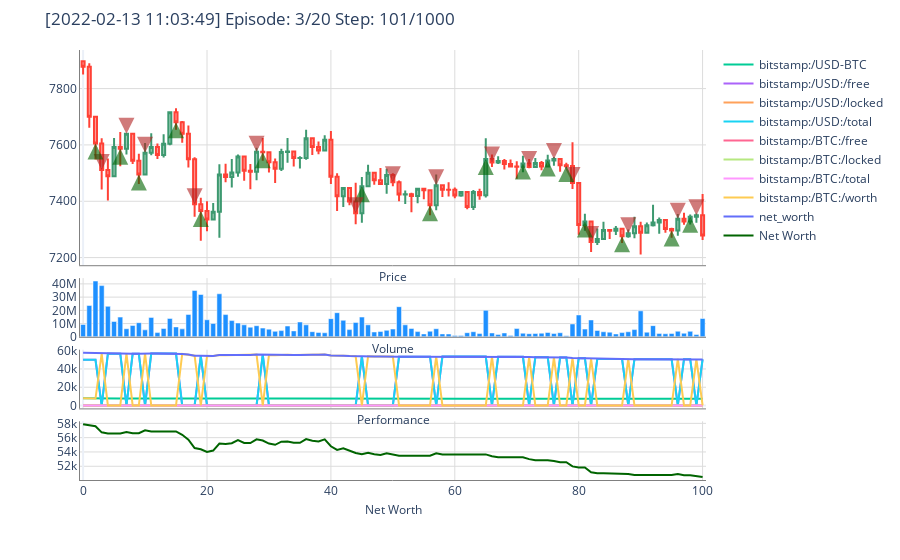

Here is the notebook cell this chart was saved with:
### Code cell
agent = DQNAgent(env)

agent.train(batch_size=batch_size, 
            n_steps=n_steps, 
            n_episodes=n_episodes, 
            memory_capacity=memory_capacity, 
            save_path=save_path)

### Figure 1 — Plotly figure (JSON) as saved in the notebook; plotly's stock layout.template omitted (floating-point values rounded to 4 significant figures)
{"data": [{"close": [7877.0, 7700, 7605.0, 7511.0, 7489.0, 7592.0, 7587.0, 7640.0, 7544.0, 7495.0, 7572.0, 7592.0, 7564.0, 7604.0, 7716.0, 7680.0, 7640.0, 7550.0, 7389.0, 7366.0, 7335, 7362.0, 7495.0, 7486.0, 7502, 7559.0, 7508, 7504.0, 7576.0, 7574.0, 7538.0, 7515, 7575.0, 7577.0, 7554.0, 7554, 7624, 7592.0, 7580.0, 7619.0, 7487.0, 7418.0, 7447.0, 7400.0, 7357.0, 7453.0, 7501.0, 7474.0, 7461.0, 7493.0, 7468.0, 7424.0, 7425.0, 7418.0, 7444, 7439.0, 7386.0, 7457.0, 7441.0, 7440.0, 7420, 7432.0, 7380, 7433.0, 7421.0, 7550, 7538.0, 7543.0, 7532, 7523.0, 7522.0, 7534.0, 7521.0, 7536.0, 7524.0, 7545.0, 7550.0, 7528, 7525.0, 7465.0, 7316, 7328.0, 7255, 7266.0, 7298.0, 7295, 7303.0, 7276, 7287.0, 7311.0, 7288, 7314.0, 7325.0, 7333.0, 7302.0, 7296.0, 7338.0, 7328.0, 7345, 7350.0, 7278.0], "high": [7899.0, 7890.0, 7700.0, 7624.0, 7552.0, 7625, 7646.0, 7640, 7640.0, 7568.0, 7607, 7641.0, 7605, 7638.0, 7719.0, 7730.0, 7685, 7669.0, 7556.0, 7412.0, 7400.0, 7393.0, 7532.0, 7533.0, 7550.0, 7566.0, 7559.0, 7533.0, 7590.0, 7625, 7574.0, 7552.0, 7586, 7625, 7577.0, 7560.0, 7654.0, 7627.0, 7612.0, 7634.0, 7649, 7499.0, 7448.0, 7447.0, 7465.0, 7486.0, 7530, 7501.0, 7518, 7515, 7499.0, 7474, 7438.0, 7430, 7448, 7444, 7440.0, 7495.0, 7457, 7467.0, 7449.0, 7435, 7435, 7440.0, 7445.0, 7624.0, 7566.0, 7560, 7550.0, 7548.0, 7542.0, 7561.0, 7550, 7553.0, 7543, 7565.0, 7557.0, 7554.0, 7537.0, 7610.0, 7467, 7356, 7331.0, 7303.0, 7327.0, 7300, 7312.0, 7303, 7300.0, 7345, 7327.0, 7325.0, 7388.0, 7343.0, 7333.0, 7306.0, 7355, 7359.0, 7353.0, 7357.0, 7425.0], "low": [7850.0, 7661, 7548.0, 7442.0, 7403, 7489.0, 7524.0, 7566.0, 7532.0, 7461.0, 7495.0, 7563.0, 7550.0, 7555.0, 7599, 7654.0, 7608.0, 7520, 7345.0, 7260, 7294.0, 7335, 7270, 7468.0, 7449, 7487, 7473.0, 7442.0, 7474.0, 7544.0, 7502, 7465, 7507.0, 7537, 7523.0, 7517.0, 7547.0, 7564.0, 7566.0, 7580, 7461.0, 7365, 7380.0, 7386.0, 7318.0, 7323.0, 7453.0, 7459.0, 7461.0, 7426.0, 7453.0, 7400, 7390, 7361.0, 7393.0, 7407, 7350.0, 7368.0, 7415.0, 7417.0, 7411.0, 7416.0, 7371.0, 7369.0, 7405.0, 7414.0, 7521.0, 7532, 7513, 7523.0, 7480.0, 7503.0, 7517, 7520.0, 7510.0, 7524.0, 7526.0, 7505.0, 7520.0, 7444.0, 7281, 7296.0, 7220, 7245, 7264.0, 7266, 7280, 7252.0, 7270, 7268.0, 7211.0, 7287.0, 7311.0, 7285.0, 7288, 7270.0, 7277.0, 7317.0, 7318.0, 7324.0, 7262.0], "name": "Price", "open": [7897.0, 7877.0, 7700, 7605.0, 7511.0, 7489.0, 7592.0, 7587.0, 7640.0, 7544.0, 7495.0, 7572.0, 7592.0, 7564.0, 7604.0, 7716.0, 7680.0, 7640.0, 7550.0, 7389.0, 7366.0, 7335, 7362.0, 7495.0, 7486.0, 7502, 7559.0, 7508, 7504.0, 7576.0, 7574.0, 7538.0, 7515, 7575.0, 7577.0, 7554.0, 7554, 7624, 7592.0, 7580.0, 7619.0, 7487.0, 7418.0, 7447.0, 7400.0, 7357.0, 7453.0, 7501.0, 7474.0, 7461.0, 7493.0, 7468.0, 7424.0, 7425.0, 7418.0, 7444, 7439.0, 7386.0, 7457.0, 7441.0, 7440.0, 7420, 7432.0, 7380, 7433.0, 7421.0, 7550, 7538.0, 7543.0, 7532, 7523.0, 7522.0, 7534.0, 7521.0, 7536.0, 7524.0, 7545.0, 7550.0, 7528, 7525.0, 7465.0, 7316, 7328.0, 7255, 7266.0, 7298.0, 7295, 7303.0, 7276, 7287.0, 7311.0, 7288, 7314.0, 7325.0, 7333.0, 7302.0, 7296.0, 7338.0, 7328.0, 7345, 7350.0], "showlegend": false, "type": "candlestick", "uid": "e78e5a4c-d3b9-4d1f-bd30-eeae83f2eadc", "xaxis": "x", "yaxis": "y"}, {"marker": {"color": "DodgerBlue"}, "name": "Volume", "showlegend": false, "type": "bar", "uid": "3be4371e-017b-4326-8423-d3f015b9449a", "xaxis": "x2", "y": [9341499, 23679375, 42144843, 38711817, 23046091, 11600677, 14888548, 6094241, 8604604, 10685862, 5257438, 14664352, 3188242, 6301706, 13889172, 7480289, 6002617, 16903867, 35057708, 31973602, 12886201, 10102897, 32522692, 16802503, 12260896, 10443762, 9058736, 7279139, 8395194, 6595301, 5788166, 4148612, 4698107, 8139157, 4486928, 11175403, 9043745, 3887367, 3304575, 3039465, 13734289, 18239227, 12492663, 5435033, 10871359, 14917243, 9049650, 3658141, 4074227, 4907537, 5873707, 22771698, 9048181, 6299531, 3932256, 2197694, 4224509, 6111490, 2208995, 2151518, 1060098, 989243, 3128328, 3843019, 2457021, 20022015, 2911395, 1688938, 2912290, 1086520, 6238354, 2715302, 2347865, 2479634, 2714086, 3272430, 2477415, 3088611, 822695, 9718115, 16525529, 5823829, 12745960, 4806812, 3804396, 3513579, 2172915, 3193980, 3806815, 5463582, 19633220, 3490627, 8448245, 2567964, 2310869, 2479655, 4213265, 2696668, 4125387, 1728294, 13847406], "yaxis": "y2"}, {"mode": "lines", "name": "bitstamp:/USD-BTC", "type": "scatter", "uid": "a60facbe-35a6-4669-ae71-158018270648", "xaxis": "x3", "y": [7877.0, 7700, 7605.0, 7511.0, 7489.0, 7592.0, 7587.0, 7640.0, 7544.0, 7495.0, 7572.0, 7592.0, 7564.0, 7604.0, 7716.0, 7680.0, 7640.0, 7550.0, 7389.0, 7366.0, 7335, 7362.0, 7495.0, 7486.0, 7502, 7559.0, 7508, 7504.0, 7576.0, 7574.0, 7538.0, 7515, 7575.0, 7577.0, 7554.0, 7554, 7624, 7592.0, 7580.0, 7619.0, 7487.0, 7418.0, 7447.0, 7400.0, 7357.0, 7453.0, 7501.0, 7474.0, 7461.0, 7493.0, 7468.0, 7424.0, 7425.0, 7418.0, 7444, 7439.0, 7386.0, 7457.0, 7441.0, 7440.0, 7420, 7432.0, 7380, 7433.0, 7421.0, 7550, 7538.0, 7543.0, 7532, 7523.0, 7522.0, 7534.0, 7521.0, 7536.0, 7524.0, 7545.0, 7550.0, 7528, 7525.0, 7465.0, 7316, 7328.0, 7255, 7266.0, 7298.0, 7295, 7303.0, 7276, 7287.0, 7311.0, 7288, 7314.0, 7325.0, 7333.0, 7302.0, 7296.0, 7338.0, 7328.0, 7345, 7350.0, 7278.0], "yaxis": "y3"}, {"mode": "lines", "name": "bitstamp:/USD:/free", "type": "scatter", "uid": "f927e52d-28ef-48a7-9a4f-7d945983a6d4", "xaxis": "x3", "y": [50000, 50000, 50000, 0, 56570.0, 56570.0, 56570.0, 0, 56630.0, 56630.0, 0, 56870.0, 56870.0, 56870.0, 56870.0, 56870.0, 0, 0, 0, 54380.0, 0, 0, 0, 0, 0, 0, 0, 0, 0, 55600.0, 0, 0, 0, 0, 0, 0, 0, 0, 0, 0, 0, 0, 0, 0, 0, 53690.0, 0, 0, 0, 0, 0, 53470.0, 53470.0, 53470.0, 53470.0, 53470.0, 53470.0, 0, 53660.0, 53660.0, 53660.0, 53660.0, 53660.0, 53660.0, 53660.0, 53660.0, 0, 53250.0, 53250.0, 53250.0, 53250.0, 53250.0, 0, 52840.0, 52840.0, 52840.0, 0, 52560.0, 52560.0, 0, 51830.0, 51830.0, 0, 51010.0, 51010.0, 51010.0, 51010.0, 51010.0, 0, 50780.0, 50780.0, 50780.0, 50780.0, 50780.0, 50780.0, 50780.0, 0, 50760.0, 50760.0, 0, 50490.0], "yaxis": "y3"}, {"mode": "lines", "name": "bitstamp:/USD:/locked", "type": "scatter", "uid": "251fce12-ea0d-4604-9ae9-7e3bf5e849f6", "xaxis": "x3", "y": [0, 0, 0, 0, 0, 0, 0, 0, 0, 0, 0, 0, 0, 0, 0, 0, 0, 0, 0, 0, 0, 0, 0, 0, 0, 0, 0, 0, 0, 0, 0, 0, 0, 0, 0, 0, 0, 0, 0, 0, 0, 0, 0, 0, 0, 0, 0, 0, 0, 0, 0, 0, 0, 0, 0, 0, 0, 0, 0, 0, 0, 0, 0, 0, 0, 0, 0, 0, 0, 0, 0, 0, 0, 0, 0, 0, 0, 0, 0, 0, 0, 0, 0, 0, 0, 0, 0, 0, 0, 0, 0, 0, 0, 0, 0, 0, 0, 0, 0, 0, 0], "yaxis": "y3"}, {"mode": "lines", "name": "bitstamp:/USD:/total", "type": "scatter", "uid": "77764d5f-e483-4f2f-8eb1-b2312dfa32c0", "xaxis": "x3", "y": [50000, 50000, 50000, 0, 56570.0, 56570.0, 56570.0, 0, 56630.0, 56630.0, 0, 56870.0, 56870.0, 56870.0, 56870.0, 56870.0, 0, 0, 0, 54380.0, 0, 0, 0, 0, 0, 0, 0, 0, 0, 55600.0, 0, 0, 0, 0, 0, 0, 0, 0, 0, 0, 0, 0, 0, 0, 0, 53690.0, 0, 0, 0, 0, 0, 53470.0, 53470.0, 53470.0, 53470.0, 53470.0, 53470.0, 0, 53660.0, 53660.0, 53660.0, 53660.0, 53660.0, 53660.0, 53660.0, 53660.0, 0, 53250.0, 53250.0, 53250.0, 53250.0, 53250.0, 0, 52840.0, 52840.0, 52840.0, 0, 52560.0, 52560.0, 0, 51830.0, 51830.0, 0, 51010.0, 51010.0, 51010.0, 51010.0, 51010.0, 0, 50780.0, 50780.0, 50780.0, 50780.0, 50780.0, 50780.0, 50780.0, 0, 50760.0, 50760.0, 0, 50490.0], "yaxis": "y3"}, {"mode": "lines", "name": "bitstamp:/BTC:/free", "type": "scatter", "uid": "963878b5-1a7d-4f7a-b578-b32d9ddaef3e", "xaxis": "x3", "y": [1, 1, 1, 7.555, 0, 0, 0, 7.434, 0, 0, 7.533, 0, 0, 0, 0, 0, 7.382, 7.382, 7.382, 0, 7.361, 7.361, 7.361, 7.361, 7.361, 7.361, 7.361, 7.361, 7.361, 0, 7.319, 7.319, 7.319, 7.319, 7.319, 7.319, 7.319, 7.319, 7.319, 7.319, 7.319, 7.319, 7.319, 7.319, 7.319, 0, 7.182, 7.182, 7.182, 7.182, 7.182, 0, 0, 0, 0, 0, 0, 7.218, 0, 0, 0, 0, 0, 0, 0, 0, 7.086, 0, 0, 0, 0, 0, 7.047, 0, 0, 0, 6.982, 0, 0, 6.964, 0, 0, 7.052, 0, 0, 0, 0, 0, 6.989, 0, 0, 0, 0, 0, 0, 0, 6.938, 0, 0, 6.89, 0], "yaxis": "y3"}, {"mode": "lines", "name": "bitstamp:/BTC:/locked", "type": "scatter", "uid": "095622c5-0bed-49f6-8f18-0e7249548fd9", "xaxis": "x3", "y": [0, 0, 0, 0, 0, 0, 0, 0, 0, 0, 0, 0, 0, 0, 0, 0, 0, 0, 0, 0, 0, 0, 0, 0, 0, 0, 0, 0, 0, 0, 0, 0, 0, 0, 0, 0, 0, 0, 0, 0, 0, 0, 0, 0, 0, 0, 0, 0, 0, 0, 0, 0, 0, 0, 0, 0, 0, 0, 0, 0, 0, 0, 0, 0, 0, 0, 0, 0, 0, 0, 0, 0, 0, 0, 0, 0, 0, 0, 0, 0, 0, 0, 0, 0, 0, 0, 0, 0, 0, 0, 0, 0, 0, 0, 0, 0, 0, 0, 0, 0, 0], "yaxis": "y3"}, {"mode": "lines", "name": "bitstamp:/BTC:/total", "type": "scatter", "uid": "9226f8bd-7022-4602-ab23-434959023760", "xaxis": "x3", "y": [1, 1, 1, 7.555, 0, 0, 0, 7.434, 0, 0, 7.533, 0, 0, 0, 0, 0, 7.382, 7.382, 7.382, 0, 7.361, 7.361, 7.361, 7.361, 7.361, 7.361, 7.361, 7.361, 7.361, 0, 7.319, 7.319, 7.319, 7.319, 7.319, 7.319, 7.319, 7.319, 7.319, 7.319, 7.319, 7.319, 7.319, 7.319, 7.319, 0, 7.182, 7.182, 7.182, 7.182, 7.182, 0, 0, 0, 0, 0, 0, 7.218, 0, 0, 0, 0, 0, 0, 0, 0, 7.086, 0, 0, 0, 0, 0, 7.047, 0, 0, 0, 6.982, 0, 0, 6.964, 0, 0, 7.052, 0, 0, 0, 0, 0, 6.989, 0, 0, 0, 0, 0, 0, 0, 6.938, 0, 0, 6.89, 0], "yaxis": "y3"}, {"mode": "lines", "name": "bitstamp:/BTC:/worth", "type": "scatter", "uid": "ceefc1e0-d22f-4db9-bdc1-b1687bddb8f5", "xaxis": "x3", "y": [7877.0, 7700, 7605.0, 56740.0, 0, 0, 0, 56800.0, 0, 0, 57040.0, 0, 0, 0, 0, 0, 56400.0, 55730.0, 54550.0, 0, 54000.0, 54200.0, 55170.0, 55110.0, 55230.0, 55640.0, 55270.0, 55240.0, 55770.0, 0, 55170.0, 55000.0, 55440.0, 55450.0, 55280.0, 55290.0, 55800.0, 55570.0, 55480.0, 55760.0, 54800.0, 54290.0, 54500.0, 54160.0, 53850.0, 0, 53870.0, 53680.0, 53580.0, 53810.0, 53630.0, 0, 0, 0, 0, 0, 0, 53820.0, 0, 0, 0, 0, 0, 0, 0, 0, 53410.0, 0, 0, 0, 0, 0, 53000.0, 0, 0, 0, 52720.0, 0, 0, 51980.0, 0, 0, 51160.0, 0, 0, 0, 0, 0, 50930.0, 0, 0, 0, 0, 0, 0, 0, 50910.0, 0, 0, 50640.0, 0], "yaxis": "y3"}, {"mode": "lines", "name": "net_worth", "type": "scatter", "uid": "3122d520-b4ad-44f8-b5de-8016c18fa171", "xaxis": "x3", "y": [57880.0, 57700, 57610.0, 56740.0, 56570.0, 56570.0, 56570.0, 56800.0, 56630.0, 56630.0, 57040.0, 56870.0, 56870.0, 56870.0, 56870.0, 56870.0, 56400.0, 55730.0, 54550.0, 54380.0, 54000.0, 54200.0, 55170.0, 55110.0, 55230.0, 55640.0, 55270.0, 55240.0, 55770.0, 55600.0, 55170.0, 55000.0, 55440.0, 55450.0, 55280.0, 55290.0, 55800.0, 55570.0, 55480.0, 55760.0, 54800.0, 54290.0, 54500.0, 54160.0, 53850.0, 53690.0, 53870.0, 53680.0, 53580.0, 53810.0, 53630.0, 53470.0, 53470.0, 53470.0, 53470.0, 53470.0, 53470.0, 53820.0, 53660.0, 53660.0, 53660.0, 53660.0, 53660.0, 53660.0, 53660.0, 53660.0, 53410.0, 53250.0, 53250.0, 53250.0, 53250.0, 53250.0, 53000.0, 52840.0, 52840.0, 52840.0, 52720.0, 52560.0, 52560.0, 51980.0, 51830.0, 51830.0, 51160.0, 51010.0, 51010.0, 51010.0, 51010.0, 51010.0, 50930.0, 50780.0, 50780.0, 50780.0, 50780.0, 50780.0, 50780.0, 50780.0, 50910.0, 50760.0, 50760.0, 50640.0, 50490.0], "yaxis": "y3"}, {"marker": {"color": "DarkGreen"}, "mode": "lines", "name": "Net Worth", "type": "scatter", "uid": "b3d0afbc-6a63-49f6-8ff6-b33a1e9806d6", "xaxis": "x4", "y": [57880.0, 57700, 57610.0, 56740.0, 56570.0, 56570.0, 56570.0, 56800.0, 56630.0, 56630.0, 57040.0, 56870.0, 56870.0, 56870.0, 56870.0, 56870.0, 56400.0, 55730.0, 54550.0, 54380.0, 54000.0, 54200.0, 55170.0, 55110.0, 55230.0, 55640.0, 55270.0, 55240.0, 55770.0, 55600.0, 55170.0, 55000.0, 55440.0, 55450.0, 55280.0, 55290.0, 55800.0, 55570.0, 55480.0, 55760.0, 54800.0, 54290.0, 54500.0, 54160.0, 53850.0, 53690.0, 53870.0, 53680.0, 53580.0, 53810.0, 53630.0, 53470.0, 53470.0, 53470.0, 53470.0, 53470.0, 53470.0, 53820.0, 53660.0, 53660.0, 53660.0, 53660.0, 53660.0, 53660.0, 53660.0, 53660.0, 53410.0, 53250.0, 53250.0, 53250.0, 53250.0, 53250.0, 53000.0, 52840.0, 52840.0, 52840.0, 52720.0, 52560.0, 52560.0, 51980.0, 51830.0, 51830.0, 51160.0, 51010.0, 51010.0, 51010.0, 51010.0, 51010.0, 50930.0, 50780.0, 50780.0, 50780.0, 50780.0, 50780.0, 50780.0, 50780.0, 50910.0, 50760.0, 50760.0, 50640.0, 50490.0], "yaxis": "y4"}], "layout": {"annotations": [{"arrowcolor": "FireBrick", "arrowhead": 2, "arrowsize": 0.8, "arrowwidth": 4, "ax": 0, "ay": -15, "hoverlabel": {"bgcolor": "FireBrick"}, "hovertext": "Step 100 [2018-05-27 05:00 PM]<br>SELL 6.86902866 BTC @ 7350.1 USD MARKET<br>Total: 50488.05 USD - Comm.: 0.02066909 BTC", "opacity": 0.6, "showarrow": true, "x": 99, "xref": "x", "y": 7350.0, "yref": "y"}, {"arrowcolor": "DarkGreen", "arrowhead": 2, "arrowsize": 0.8, "arrowwidth": 4, "ax": 0, "ay": 15, "hoverlabel": {"bgcolor": "DarkGreen"}, "hovertext": "Step 99 [2018-05-27 04:00 PM]<br>BUY 6.88969775 BTC @ 7345.0 USD MARKET<br>Total: 50604.83 USD - Comm.: 152.27 USD", "opacity": 0.6, "showarrow": true, "x": 98, "xref": "x", "y": 7345, "yref": "y"}, {"arrowcolor": "FireBrick", "arrowhead": 2, "arrowsize": 0.8, "arrowwidth": 4, "ax": 0, "ay": -15, "hoverlabel": {"bgcolor": "FireBrick"}, "hovertext": "Step 97 [2018-05-27 02:00 PM]<br>SELL 6.91739788 BTC @ 7337.6 USD MARKET<br>Total: 50757.1 USD - Comm.: 0.02081464 BTC", "opacity": 0.6, "showarrow": true, "x": 96, "xref": "x", "y": 7338.0, "yref": "y"}, {"arrowcolor": "DarkGreen", "arrowhead": 2, "arrowsize": 0.8, "arrowwidth": 4, "ax": 0, "ay": 15, "hoverlabel": {"bgcolor": "DarkGreen"}, "hovertext": "Step 96 [2018-05-27 01:00 PM]<br>BUY 6.93821252 BTC @ 7296.3 USD MARKET<br>Total: 50623.28 USD - Comm.: 152.33 USD", "opacity": 0.6, "showarrow": true, "x": 95, "xref": "x", "y": 7296.0, "yref": "y"}, {"arrowcolor": "FireBrick", "arrowhead": 2, "arrowsize": 0.8, "arrowwidth": 4, "ax": 0, "ay": -15, "hoverlabel": {"bgcolor": "FireBrick"}, "hovertext": "Step 89 [2018-05-27 06:00 AM]<br>SELL 6.96835446 BTC @ 7286.6 USD MARKET<br>Total: 50775.61 USD - Comm.: 0.02096797 BTC", "opacity": 0.6, "showarrow": true, "x": 88, "xref": "x", "y": 7287.0, "yref": "y"}, {"arrowcolor": "DarkGreen", "arrowhead": 2, "arrowsize": 0.8, "arrowwidth": 4, "ax": 0, "ay": 15, "hoverlabel": {"bgcolor": "DarkGreen"}, "hovertext": "Step 88 [2018-05-27 05:00 AM]<br>BUY 6.98932243 BTC @ 7276.0 USD MARKET<br>Total: 50854.31 USD - Comm.: 153.02 USD", "opacity": 0.6, "showarrow": true, "x": 87, "xref": "x", "y": 7276, "yref": "y"}, {"arrowcolor": "FireBrick", "arrowhead": 2, "arrowsize": 0.8, "arrowwidth": 4, "ax": 0, "ay": -15, "hoverlabel": {"bgcolor": "FireBrick"}, "hovertext": "Step 83 [2018-05-27 12:00 AM]<br>SELL 7.0306453 BTC @ 7255.0 USD MARKET<br>Total: 51007.33 USD - Comm.: 0.02115540 BTC", "opacity": 0.6, "showarrow": true, "x": 82, "xref": "x", "y": 7255, "yref": "y"}, {"arrowcolor": "DarkGreen", "arrowhead": 2, "arrowsize": 0.8, "arrowwidth": 4, "ax": 0, "ay": 15, "hoverlabel": {"bgcolor": "DarkGreen"}, "hovertext": "Step 82 [2018-05-26 11:00 PM]<br>BUY 7.0518007 BTC @ 7327.7 USD MARKET<br>Total: 51673.48 USD - Comm.: 155.49 USD", "opacity": 0.6, "showarrow": true, "x": 81, "xref": "x", "y": 7328.0, "yref": "y"}, {"arrowcolor": "FireBrick", "arrowhead": 2, "arrowsize": 0.8, "arrowwidth": 4, "ax": 0, "ay": -15, "hoverlabel": {"bgcolor": "FireBrick"}, "hovertext": "Step 80 [2018-05-26 09:00 PM]<br>SELL 6.94320822 BTC @ 7464.7 USD MARKET<br>Total: 51828.97 USD - Comm.: 0.02089230 BTC", "opacity": 0.6, "showarrow": true, "x": 79, "xref": "x", "y": 7465.0, "yref": "y"}, {"arrowcolor": "DarkGreen", "arrowhead": 2, "arrowsize": 0.8, "arrowwidth": 4, "ax": 0, "ay": 15, "hoverlabel": {"bgcolor": "DarkGreen"}, "hovertext": "Step 79 [2018-05-26 08:00 PM]<br>BUY 6.96410052 BTC @ 7524.9 USD MARKET<br>Total: 52404.16 USD - Comm.: 157.69 USD", "opacity": 0.6, "showarrow": true, "x": 78, "xref": "x", "y": 7525.0, "yref": "y"}, {"arrowcolor": "FireBrick", "arrowhead": 2, "arrowsize": 0.8, "arrowwidth": 4, "ax": 0, "ay": -15, "hoverlabel": {"bgcolor": "FireBrick"}, "hovertext": "Step 77 [2018-05-26 06:00 PM]<br>SELL 6.96146605 BTC @ 7550.4 USD MARKET<br>Total: 52561.85 USD - Comm.: 0.02094724 BTC", "opacity": 0.6, "showarrow": true, "x": 76, "xref": "x", "y": 7550.0, "yref": "y"}, {"arrowcolor": "DarkGreen", "arrowhead": 2, "arrowsize": 0.8, "arrowwidth": 4, "ax": 0, "ay": 15, "hoverlabel": {"bgcolor": "DarkGreen"}, "hovertext": "Step 76 [2018-05-26 05:00 PM]<br>BUY 6.98241329 BTC @ 7544.9 USD MARKET<br>Total: 52681.61 USD - Comm.: 158.52 USD", "opacity": 0.6, "showarrow": true, "x": 75, "xref": "x", "y": 7545.0, "yref": "y"}, {"arrowcolor": "FireBrick", "arrowhead": 2, "arrowsize": 0.8, "arrowwidth": 4, "ax": 0, "ay": -15, "hoverlabel": {"bgcolor": "FireBrick"}, "hovertext": "Step 73 [2018-05-26 02:00 PM]<br>SELL 7.02549208 BTC @ 7521.2 USD MARKET<br>Total: 52840.13 USD - Comm.: 0.02113990 BTC", "opacity": 0.6, "showarrow": true, "x": 72, "xref": "x", "y": 7521.0, "yref": "y"}, {"arrowcolor": "DarkGreen", "arrowhead": 2, "arrowsize": 0.8, "arrowwidth": 4, "ax": 0, "ay": 15, "hoverlabel": {"bgcolor": "DarkGreen"}, "hovertext": "Step 72 [2018-05-26 01:00 PM]<br>BUY 7.04663198 BTC @ 7534.1 USD MARKET<br>Total: 53090.03 USD - Comm.: 159.75 USD", "opacity": 0.6, "showarrow": true, "x": 71, "xref": "x", "y": 7534.0, "yref": "y"}, {"arrowcolor": "FireBrick", "arrowhead": 2, "arrowsize": 0.8, "arrowwidth": 4, "ax": 0, "ay": -15, "hoverlabel": {"bgcolor": "FireBrick"}, "hovertext": "Step 67 [2018-05-26 08:00 AM]<br>SELL 7.06436565 BTC @ 7537.8 USD MARKET<br>Total: 53249.78 USD - Comm.: 0.02125687 BTC", "opacity": 0.6, "showarrow": true, "x": 66, "xref": "x", "y": 7538.0, "yref": "y"}, {"arrowcolor": "DarkGreen", "arrowhead": 2, "arrowsize": 0.8, "arrowwidth": 4, "ax": 0, "ay": 15, "hoverlabel": {"bgcolor": "DarkGreen"}, "hovertext": "Step 66 [2018-05-26 07:00 AM]<br>BUY 7.08562252 BTC @ 7550.0 USD MARKET<br>Total: 53496.45 USD - Comm.: 160.97 USD", "opacity": 0.6, "showarrow": true, "x": 65, "xref": "x", "y": 7550, "yref": "y"}, {"arrowcolor": "FireBrick", "arrowhead": 2, "arrowsize": 0.8, "arrowwidth": 4, "ax": 0, "ay": -15, "hoverlabel": {"bgcolor": "FireBrick"}, "hovertext": "Step 58 [2018-05-25 11:00 PM]<br>SELL 7.19586731 BTC @ 7456.7 USD MARKET<br>Total: 53657.42 USD - Comm.: 0.02165256 BTC", "opacity": 0.6, "showarrow": true, "x": 57, "xref": "x", "y": 7457.0, "yref": "y"}, {"arrowcolor": "DarkGreen", "arrowhead": 2, "arrowsize": 0.8, "arrowwidth": 4, "ax": 0, "ay": 15, "hoverlabel": {"bgcolor": "DarkGreen"}, "hovertext": "Step 57 [2018-05-25 10:00 PM]<br>BUY 7.21751987 BTC @ 7385.9 USD MARKET<br>Total: 53307.88 USD - Comm.: 160.40 USD", "opacity": 0.6, "showarrow": true, "x": 56, "xref": "x", "y": 7386.0, "yref": "y"}, {"arrowcolor": "FireBrick", "arrowhead": 2, "arrowsize": 0.8, "arrowwidth": 4, "ax": 0, "ay": -15, "hoverlabel": {"bgcolor": "FireBrick"}, "hovertext": "Step 51 [2018-05-25 04:00 PM]<br>SELL 7.16003474 BTC @ 7467.6 USD MARKET<br>Total: 53468.28 USD - Comm.: 0.02154474 BTC", "opacity": 0.6, "showarrow": true, "x": 50, "xref": "x", "y": 7468.0, "yref": "y"}, {"arrowcolor": "DarkGreen", "arrowhead": 2, "arrowsize": 0.8, "arrowwidth": 4, "ax": 0, "ay": 15, "hoverlabel": {"bgcolor": "DarkGreen"}, "hovertext": "Step 46 [2018-05-25 11:00 AM]<br>BUY 7.18157948 BTC @ 7453.1 USD MARKET<br>Total: 53525.03 USD - Comm.: 161.06 USD", "opacity": 0.6, "showarrow": true, "x": 45, "xref": "x", "y": 7453.0, "yref": "y"}, {"arrowcolor": "FireBrick", "arrowhead": 2, "arrowsize": 0.8, "arrowwidth": 4, "ax": 0, "ay": -15, "hoverlabel": {"bgcolor": "FireBrick"}, "hovertext": "Step 45 [2018-05-25 10:00 AM]<br>SELL 7.29698227 BTC @ 7357.3 USD MARKET<br>Total: 53686.09 USD - Comm.: 0.02195682 BTC", "opacity": 0.6, "showarrow": true, "x": 44, "xref": "x", "y": 7357.0, "yref": "y"}, {"arrowcolor": "DarkGreen", "arrowhead": 2, "arrowsize": 0.8, "arrowwidth": 4, "ax": 0, "ay": 15, "hoverlabel": {"bgcolor": "DarkGreen"}, "hovertext": "Step 30 [2018-05-24 07:00 PM]<br>BUY 7.31893909 BTC @ 7573.86 USD MARKET<br>Total: 55432.62 USD - Comm.: 166.80 USD", "opacity": 0.6, "showarrow": true, "x": 29, "xref": "x", "y": 7574.0, "yref": "y"}, {"arrowcolor": "FireBrick", "arrowhead": 2, "arrowsize": 0.8, "arrowwidth": 4, "ax": 0, "ay": -15, "hoverlabel": {"bgcolor": "FireBrick"}, "hovertext": "Step 29 [2018-05-24 06:00 PM]<br>SELL 7.33929526 BTC @ 7575.58 USD MARKET<br>Total: 55599.42 USD - Comm.: 0.02208414 BTC", "opacity": 0.6, "showarrow": true, "x": 28, "xref": "x", "y": 7576.0, "yref": "y"}, {"arrowcolor": "DarkGreen", "arrowhead": 2, "arrowsize": 0.8, "arrowwidth": 4, "ax": 0, "ay": 15, "hoverlabel": {"bgcolor": "DarkGreen"}, "hovertext": "Step 20 [2018-05-24 09:00 AM]<br>BUY 7.3613794 BTC @ 7365.5 USD MARKET<br>Total: 54220.24 USD - Comm.: 163.15 USD", "opacity": 0.6, "showarrow": true, "x": 19, "xref": "x", "y": 7366.0, "yref": "y"}, {"arrowcolor": "FireBrick", "arrowhead": 2, "arrowsize": 0.8, "arrowwidth": 4, "ax": 0, "ay": -15, "hoverlabel": {"bgcolor": "FireBrick"}, "hovertext": "Step 19 [2018-05-24 08:00 AM]<br>SELL 7.35964877 BTC @ 7389.4 USD MARKET<br>Total: 54383.39 USD - Comm.: 0.02214538 BTC", "opacity": 0.6, "showarrow": true, "x": 18, "xref": "x", "y": 7389.0, "yref": "y"}, {"arrowcolor": "DarkGreen", "arrowhead": 2, "arrowsize": 0.8, "arrowwidth": 4, "ax": 0, "ay": 15, "hoverlabel": {"bgcolor": "DarkGreen"}, "hovertext": "Step 16 [2018-05-24 05:00 AM]<br>BUY 7.38179415 BTC @ 7680.5 USD MARKET<br>Total: 56695.87 USD - Comm.: 170.60 USD", "opacity": 0.6, "showarrow": true, "x": 15, "xref": "x", "y": 7680.0, "yref": "y"}, {"arrowcolor": "FireBrick", "arrowhead": 2, "arrowsize": 0.8, "arrowwidth": 4, "ax": 0, "ay": -15, "hoverlabel": {"bgcolor": "FireBrick"}, "hovertext": "Step 11 [2018-05-24 12:00 AM]<br>SELL 7.51029745 BTC @ 7571.8 USD MARKET<br>Total: 56866.47 USD - Comm.: 0.02259869 BTC", "opacity": 0.6, "showarrow": true, "x": 10, "xref": "x", "y": 7572.0, "yref": "y"}, {"arrowcolor": "DarkGreen", "arrowhead": 2, "arrowsize": 0.8, "arrowwidth": 4, "ax": 0, "ay": 15, "hoverlabel": {"bgcolor": "DarkGreen"}, "hovertext": "Step 10 [2018-05-23 11:00 PM]<br>BUY 7.53289614 BTC @ 7494.8 USD MARKET<br>Total: 56457.55 USD - Comm.: 169.88 USD", "opacity": 0.6, "showarrow": true, "x": 9, "xref": "x", "y": 7495.0, "yref": "y"}, {"arrowcolor": "FireBrick", "arrowhead": 2, "arrowsize": 0.8, "arrowwidth": 4, "ax": 0, "ay": -15, "hoverlabel": {"bgcolor": "FireBrick"}, "hovertext": "Step 8 [2018-05-23 09:00 PM]<br>SELL 7.41206449 BTC @ 7639.9 USD MARKET<br>Total: 56627.43 USD - Comm.: 0.02230310 BTC", "opacity": 0.6, "showarrow": true, "x": 7, "xref": "x", "y": 7640.0, "yref": "y"}, {"arrowcolor": "DarkGreen", "arrowhead": 2, "arrowsize": 0.8, "arrowwidth": 4, "ax": 0, "ay": 15, "hoverlabel": {"bgcolor": "DarkGreen"}, "hovertext": "Step 7 [2018-05-23 08:00 PM]<br>BUY 7.43436759 BTC @ 7586.8 USD MARKET<br>Total: 56403.06 USD - Comm.: 169.72 USD", "opacity": 0.6, "showarrow": true, "x": 6, "xref": "x", "y": 7587.0, "yref": "y"}, {"arrowcolor": "FireBrick", "arrowhead": 2, "arrowsize": 0.8, "arrowwidth": 4, "ax": 0, "ay": -15, "hoverlabel": {"bgcolor": "FireBrick"}, "hovertext": "Step 4 [2018-05-23 05:00 PM]<br>SELL 7.53188968 BTC @ 7511.1 USD MARKET<br>Total: 56572.78 USD - Comm.: 0.02266366 BTC", "opacity": 0.6, "showarrow": true, "x": 3, "xref": "x", "y": 7511.0, "yref": "y"}, {"arrowcolor": "DarkGreen", "arrowhead": 2, "arrowsize": 0.8, "arrowwidth": 4, "ax": 0, "ay": 15, "hoverlabel": {"bgcolor": "DarkGreen"}, "hovertext": "Step 3 [2018-05-23 04:00 PM]<br>BUY 6.55455334 BTC @ 7605.4 USD MARKET<br>Total: 49850.0 USD - Comm.: 150.00 USD", "opacity": 0.6, "showarrow": true, "x": 2, "xref": "x", "y": 7605.0, "yref": "y"}], "margin": {"t": 50}, "title": {"text": "[2022-02-13 11:03:49] Episode: 3/20 Step: 101/1000"}, "xaxis": {"anchor": "y", "domain": [0, 1], "gridcolor": "Gainsboro", "linecolor": "Grey", "matches": "x4", "rangeslider": {"visible": false}, "showticklabels": false, "title": {"font": {"size": 12}, "standoff": 7, "text": "Price"}}, "xaxis2": {"anchor": "y2", "domain": [0, 1], "gridcolor": "Gainsboro", "linecolor": "Grey", "matches": "x4", "showticklabels": false, "title": {"font": {"size": 12}, "standoff": 7, "text": "Volume"}}, "xaxis3": {"anchor": "y3", "domain": [0, 1], "gridcolor": "Gainsboro", "linecolor": "Grey", "matches": "x4", "showticklabels": false, "title": {"font": {"size": 12}, "standoff": 7, "text": "Performance"}}, "xaxis4": {"anchor": "y4", "domain": [0, 1], "gridcolor": "Gainsboro", "linecolor": "Grey", "title": {"font": {"size": 12}, "standoff": 7, "text": "Net Worth"}}, "yaxis": {"anchor": "x", "domain": [0.4995, 1], "gridcolor": "Gainsboro", "linecolor": "Grey"}, "yaxis2": {"anchor": "x2", "domain": [0.333, 0.4695], "gridcolor": "Gainsboro", "linecolor": "Grey"}, "yaxis3": {"anchor": "x3", "domain": [0.1665, 0.303], "gridcolor": "Gainsboro", "linecolor": "Grey"}, "yaxis4": {"anchor": "x4", "domain": [0, 0.1365], "gridcolor": "Gainsboro", "linecolor": "Grey"}}}
